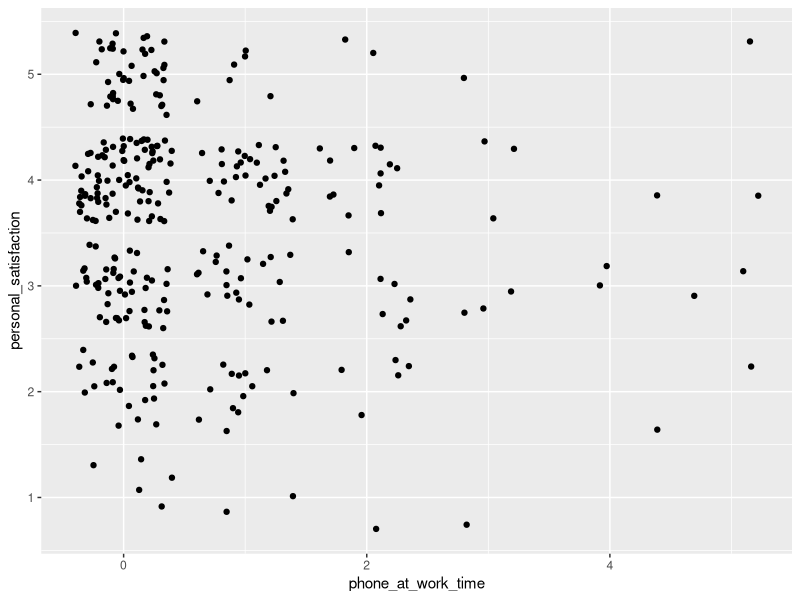
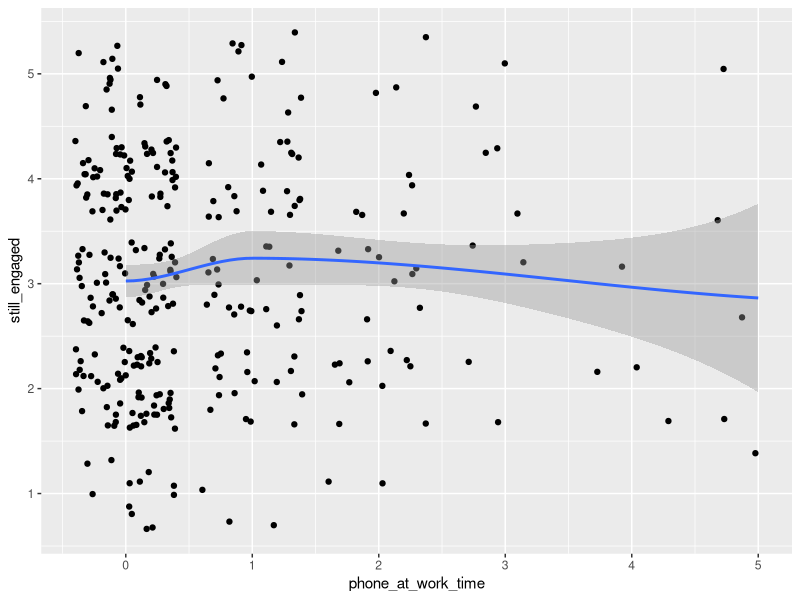
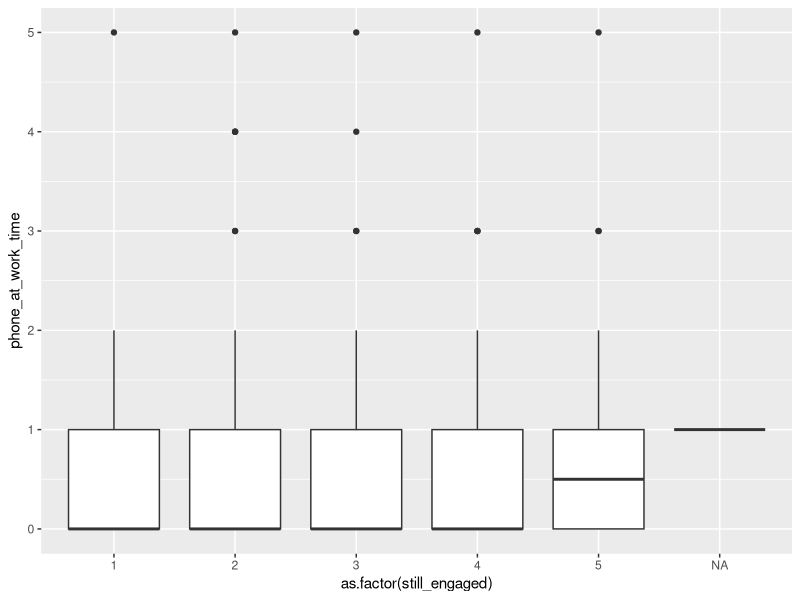
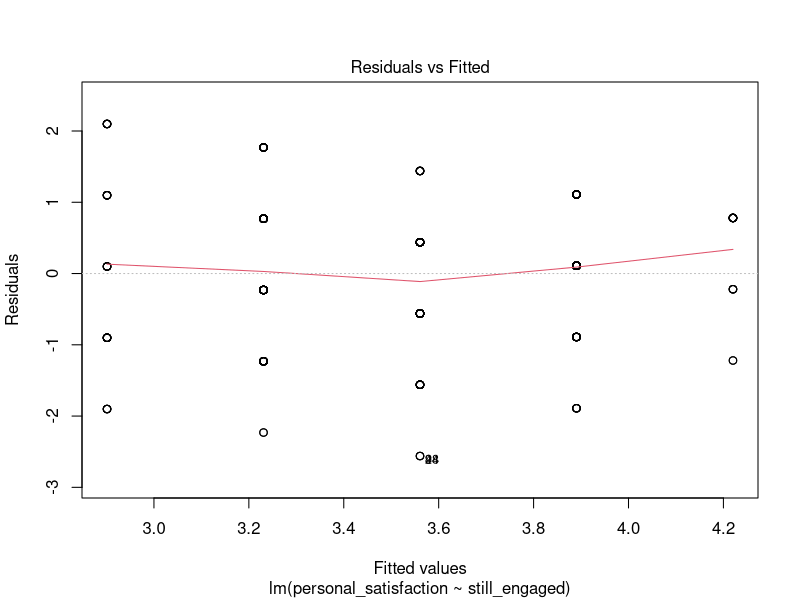
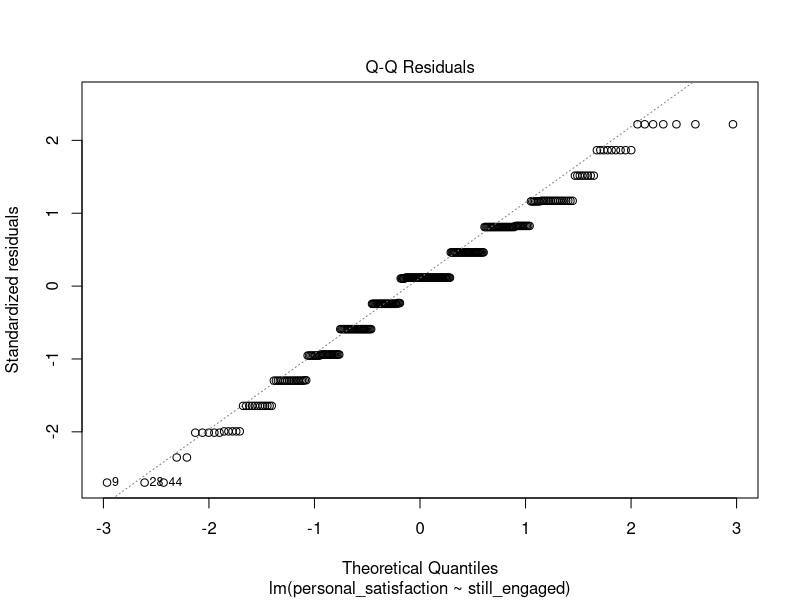
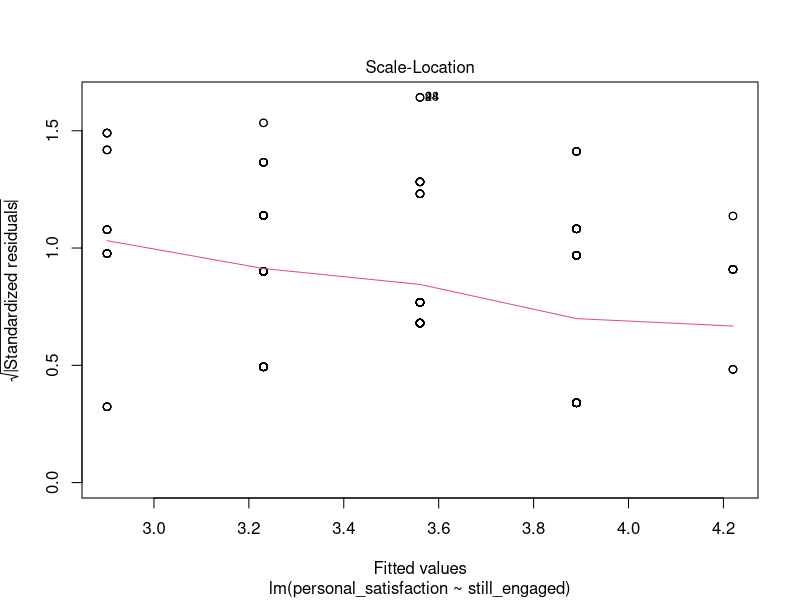
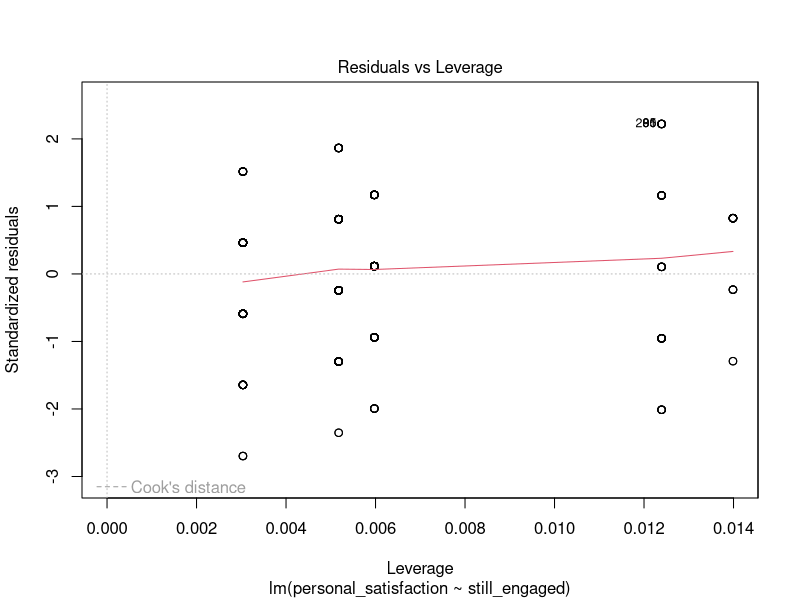

Recreate these plots in R, in order.
#dependencies
library(tidyverse)

#data 
clean_wp <- read_csv('data/clean_wp.csv')

#EDA
#phone time at work and personal satisfaction
names(clean_wp)
ggplot(clean_wp, aes(phone_at_work_time ,personal_satisfaction))  +
  geom_jitter(height = .4, width = .4)
sat_mod <- lm(personal_satisfaction ~ phone_at_work_time, data = clean_wp)
summary(sat_mod)

#engaged while at work and phone use at work
ggplot(clean_wp, aes(phone_at_work_time, still_engaged)) + 
  geom_jitter(height = .4, width = .4) + geom_smooth()
ggplot(clean_wp, aes(as.factor(still_engaged),phone_at_work_time)) + geom_boxplot()
engaged_mod <- lm(personal_satisfaction ~ still_engaged, data = clean_wp)
summary(engaged_mod)
plot(engaged_mod)

#